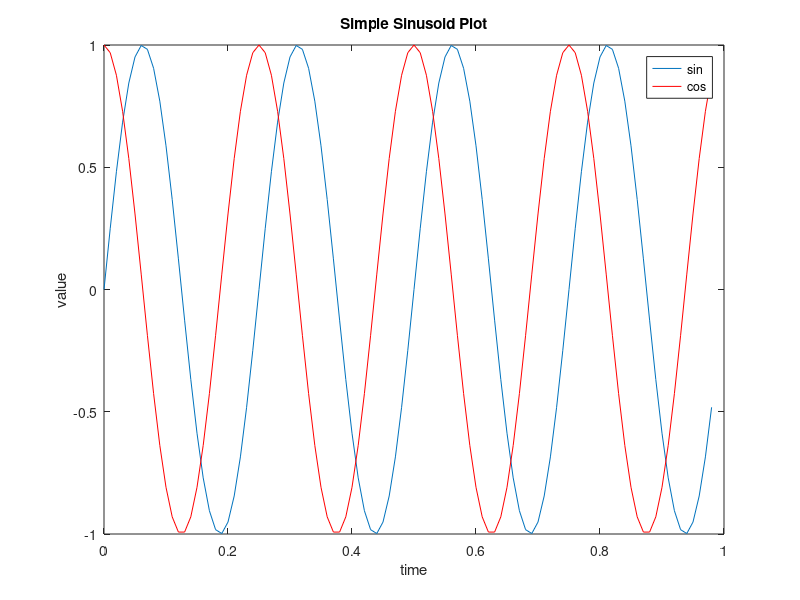
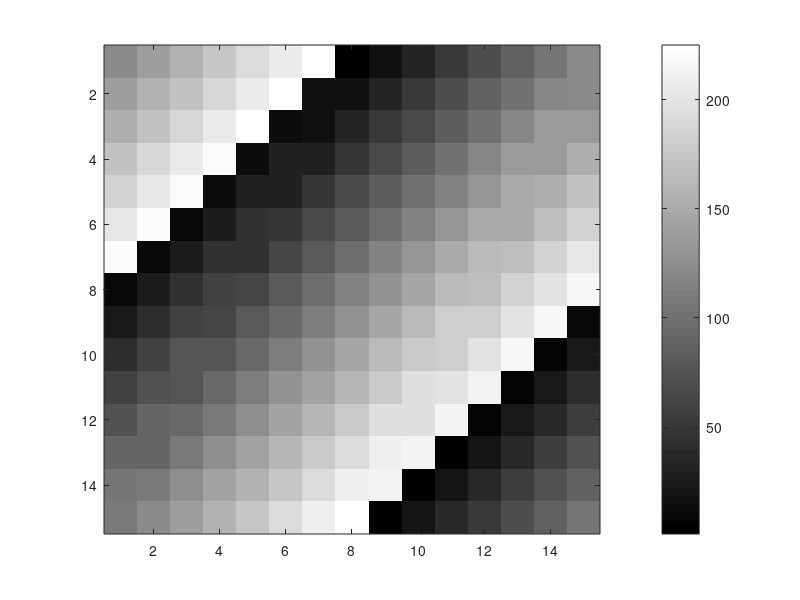

The MATLAB source for these figures, in order:
% J. Dylan White
% 03.23.2020
% Octave Tutorial - Plotting Data

% Initiate x axis and functions
t = [0:0.01:0.98];
y1 = sin(2*pi*4*t);
y2 = cos(2*pi*4*t);

% Put both plots on one figure
plot(t,y1);
hold on;
plot(t,y2,'r');

% Label the plots and save
ylabel('value');
xlabel('time');
legend('sin','cos')
title('Simple Sinusoid Plot')
print -dpng 'sinusoid.png';
close

% Put the two plots in separate figures
figure(1); plot(t,y1);
figure(2); plot(t,y2);
close

% Create a 1x2 grid figure and change axes
subplot(1,2,1);
plot(t,y1);
subplot(1,2,2);
plot(t,y2);
axis([0.5 1 -1 1])

% Clear the figure and visualize a matrix
clf;
A = magic(5);
imagesc(A), colorbar, colormap gray;
figure(2); imagesc(magic(15)), colorbar, colormap gray;
close